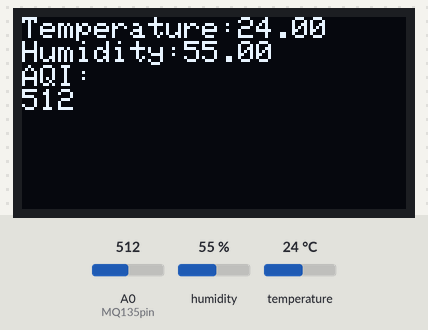
Bench run of a sketch on a simulated ESP8266 (NodeMCU). On the bench: 128×64 one-colour display. Inputs (shaded band) come from the test bench; at power-on: humidity 55 %, A0 (MQ135pin) = 512, temperature 24 °C. WiFi joins after 1.5 s; servers stay silent unless stated.

Above: at 3.9 s.
4.0 s: humidity set to 22 %
At 6.1 s:
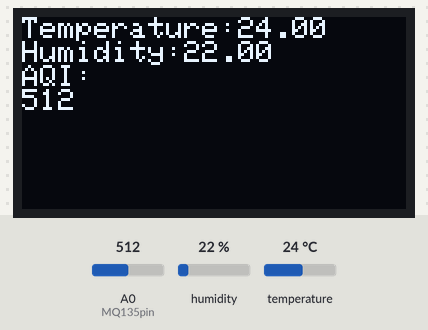
6.4 s: A0 (MQ135pin) set to 716
At 7.2 s:
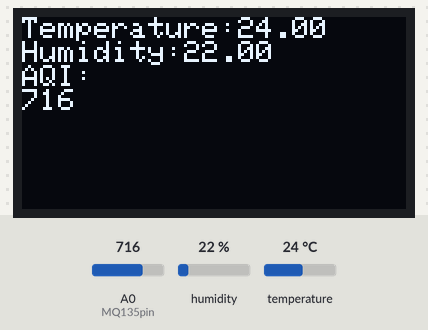
7.9 s: temperature set to 12 °C
At 9.0 s:
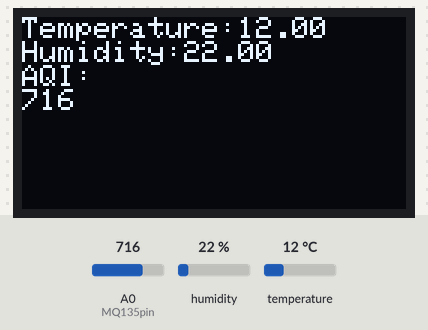
9.5 s: A0 (MQ135pin) set to 900
At 10.1 s:
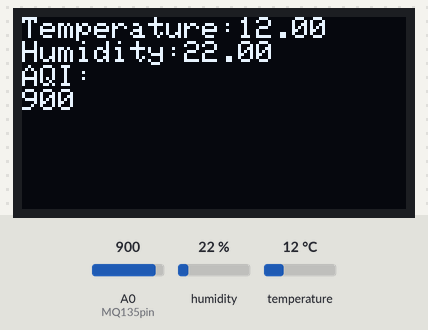
11.0 s: humidity set to 40 %
At 12.0 s:
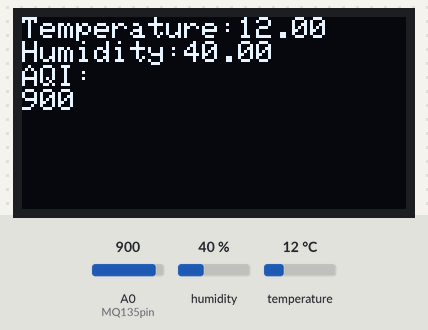
12.5 s: A0 (MQ135pin) set to 1023
At 13.1 s:
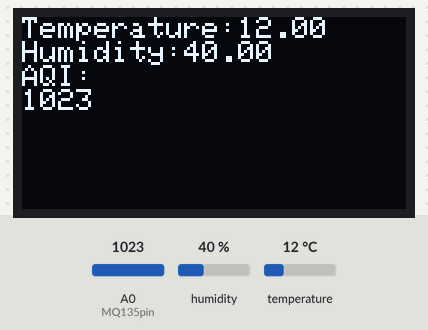
Timing chart, 0 to 15.1 s (numbered marks = the images above; inputs shaded):
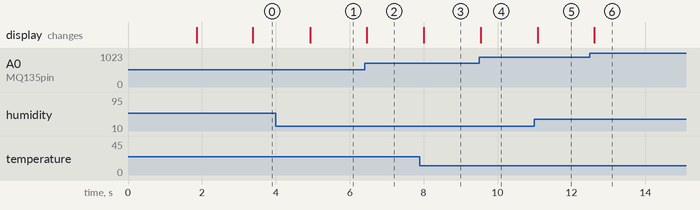

The sketch:

MQ-135_Blynk-logger.ino
```cpp
#define BLYNK_PRINT Serial
#define SCREEN_WIDTH 128 // OLED display width, in pixels
#define SCREEN_HEIGHT 64 // OLED display height, in pixels
#define MQ135pin A0
#define DHTTYPE DHT11
#define DHTPIN D3
float MQ135Value;

#include <ESP8266WiFi.h>
#include <Wire.h>
#include <Adafruit_GFX.h>
#include <Adafruit_SSD1306.h>
#include <BlynkSimpleEsp8266.h>
#include <DHT.h>

Adafruit_SSD1306 display(SCREEN_WIDTH, SCREEN_HEIGHT, &Wire, -1);

char auth[] = "your auth token here";
char ssid[] = "your wifi ssid here";
char pass[] = "your wifi pass here";

DHT dht(DHTPIN, DHTTYPE);
BlynkTimer timer;
void sendSensor()
{
  float humidity = dht.readHumidity();
  float temperature = dht.readTemperature();
  MQ135Value = analogRead(MQ135pin);

  if (isnan(humidity) || isnan(temperature) || isnan(MQ135Value))
  {
    Serial.println("Failed to read from DHT & MQ135 sensor!");
    return;
  }
  Blynk.virtualWrite(V5, humidity);
  Blynk.virtualWrite(V6, temperature);
  Blynk.virtualWrite(V4,MQ135Value);
}

void setup()
{
  // Debug console
  Serial.begin(115200);
  Blynk.begin(auth, ssid, pass);
  dht.begin();
  float humidity = dht.readHumidity();
  float temperature = dht.readTemperature();
  if(!display.begin(SSD1306_SWITCHCAPVCC, 0x3C))
  { // Address 0x3D for 128x64
    Serial.println(F("SSD1306 allocation failed"));
    for(;;);
  }
}
 void loop() {
  delay(1000);
  display.clearDisplay();
  delay(500);
  display.setTextSize(1);
  display.setTextColor(WHITE);
  display.setCursor(0, 0);
  // Display static text
  display.print("Temperature:");
  display.println(dht.readTemperature());
  display.print("Humidity:");
  display.println(dht.readHumidity());
  display.println("AQI:");
  display.println(analogRead(MQ135pin));
  display.display();
  timer.setInterval(1000L, sendSensor);
  Blynk.run();
  timer.run();
 }
```

Measured:
- after the input at 4.0 s, the display: changes after 0.93 s (image 1)
- after the input at 6.4 s, the display: changes after 0.06 s (image 2)
- after the input at 7.9 s, the display: changes after 0.11 s (image 3)
- after the input at 9.5 s, the display: changes at once (image 4)
- after the input at 11.0 s, the display: changes after 0.09 s (image 5)
- after the input at 12.5 s, the display: changes after 0.12 s (image 6)
